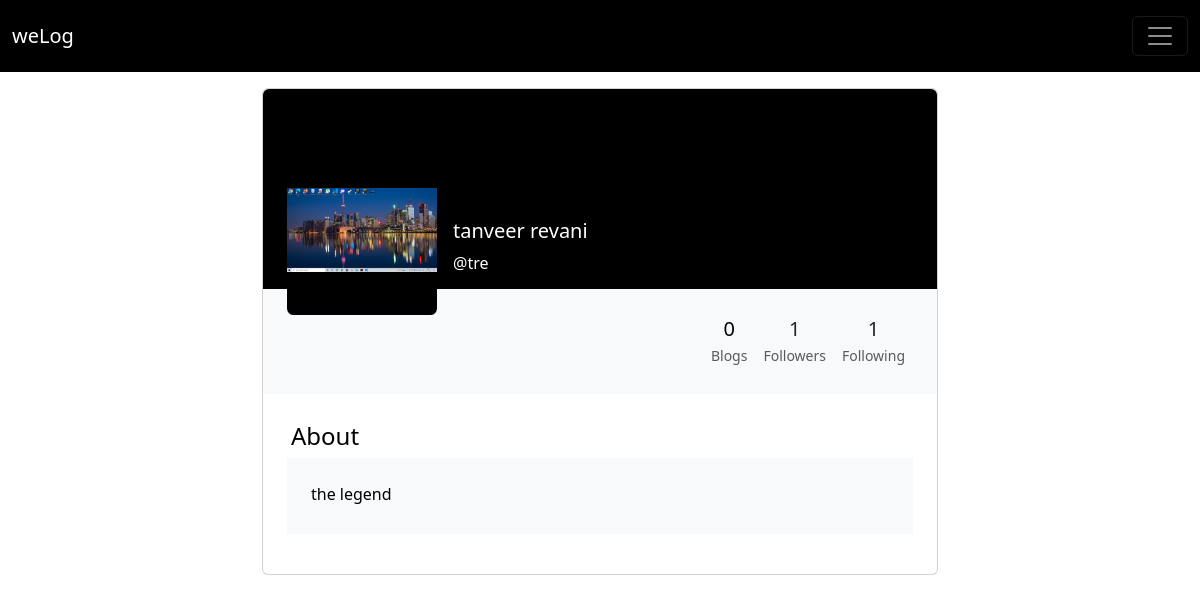
The page /account/tre on the database as committed earlier.
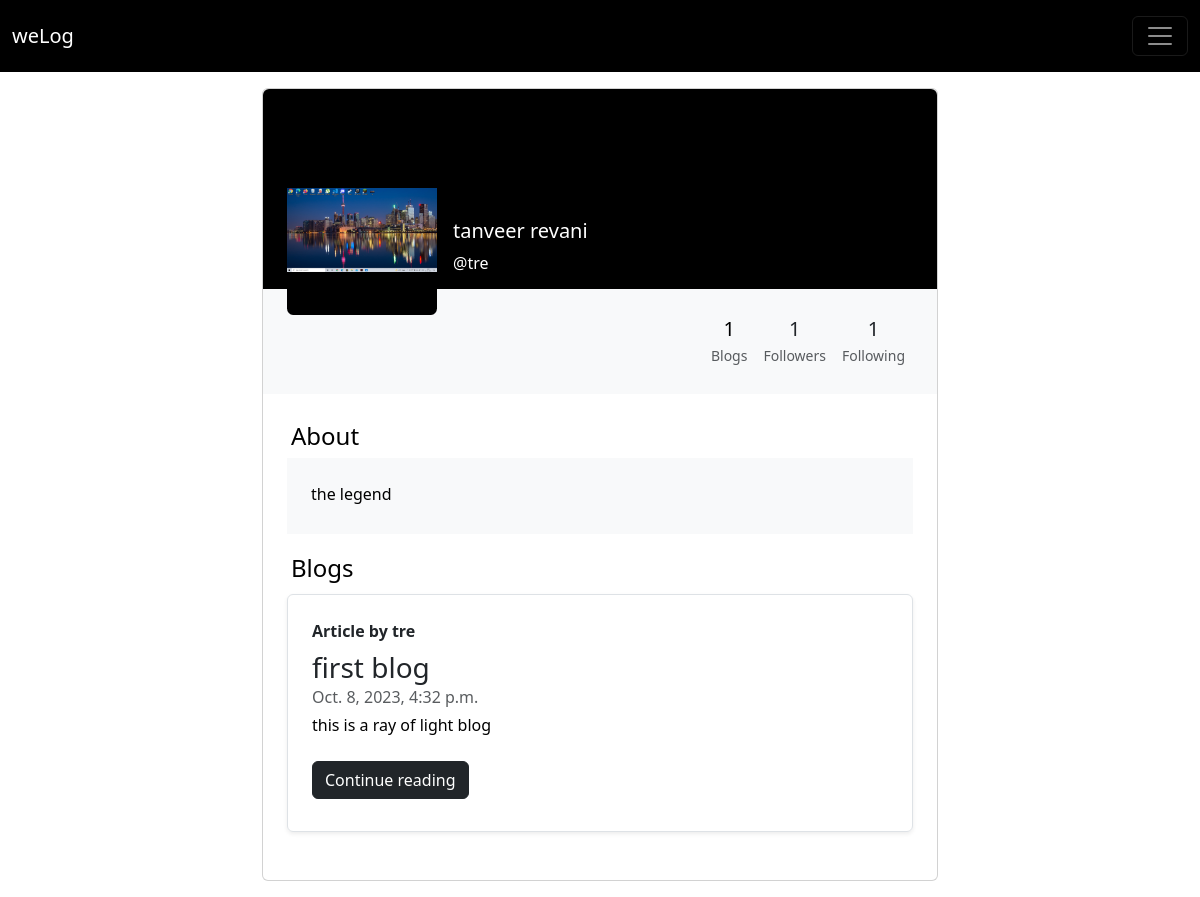
The same page on the database as committed later.
### home/models.py (models this page shows, shortened)
class UserProfile(models.Model):
    user = models.OneToOneField(User, on_delete=models.CASCADE)
    description = models.TextField(null=True)
    avatar = models.ImageField(upload_to=user_directory_path, null=True, blank=True)
    following = models.ManyToManyField(User, related_name="followers", blank=True, symmetrical=False)
    followers = models.ManyToManyField(User, related_name="following", blank=True, symmetrical=False)

### blog/models.py (models this page shows, shortened)
class Post(models.Model):
    sno = models.AutoField(primary_key=True)
    title = models.CharField(max_length=255)
    content = models.TextField()
    description = models.TextField(null=True, blank=True)
    user = models.ForeignKey(User, on_delete=models.CASCADE)
    slug = models.SlugField(unique=True, null=False)
    timeStamp = models.DateTimeField(default=now, blank=True)
    avatar = models.ImageField(upload_to=post_directory_path, null=True, blank=True)

### home/views.py (the view)
# urls.py: path('account/<str:username>', views.authorProfile, name = "authorProfile"),
def authorProfile(request, username):
    user_ = User.objects.get(username = username)
    if request.user.is_authenticated and request.user == user_:
        return redirect('/you')
    allPosts = Post.objects.filter(user = user_)
    if request.user.is_authenticated:
        profile = UserProfile.objects.get(user = request.user)
        followers = user_.followers.all()
        if profile in followers:
            x = '1'
        else:
            x = '0'
        context = {'x' : x, 'allPosts' : allPosts, 'user_' : user_}
    else:
        context = {'allPosts' : allPosts, 'user_' : user_}
    return render(request, 'account/user_profile.html', context)

### templates/account/user_profile.html (shortened to what the changed rows need)
{% extends "base.html" %}
{% block body %}
<section class="h-100 gradient-custom-2">
    <div class="container-fluid h-100 my-3" style="max-width : 1500px;">
        <div class="row d-flex justify-content-center align-items-center h-100">
            <div class="col col-lg-9 col-xl-7">
                <div class="card">
                    <div class="rounded-top text-white d-flex flex-row" style="background-color: #000; height:200px;">
                        <div class="ms-4 mt-5 d-flex flex-column" style="width: 150px;">
                            <div class="mt-2 d-flex align-items-center justify-content-center bg-black" style=" z-index: 1; height: 170px !important; width: inherit !important; border-radius: 4%;">
                                {% if user_.userprofile.avatar %}
                                <img src={{user_.userprofile.avatar.url}}
                                    alt="/static/img/user.png" class="img-fluid"
                                    style="z-index: 1; height:inherit !important; width:inherit !important; object-fit: contain !important; border-radius: 4%;">
                                {% else %}
                                <img src="/static/img/user.png"
                                    alt="user" class="img-fluid img-thumbnail"
                                    style="z-index: 1; height:inherit !important; width:inherit !important;">
                                {% endif %}
                            </div>
                        </div>
                        <div class="ms-3" style="margin-top: 130px;">
                            <h5>{{user_.first_name}} {{user_.last_name}}</h5>
                            <p>@{{user_.username}}</p>
                        </div>
                    </div>
                    <div class="p-4 text-black" style="background-color: #f8f9fa;">
                        <div class="d-flex justify-content-end text-center py-1">
                            <div class="mx-2" onclick="location.href='#blogs-section';" role="button">
                                <p class="mb-1 h5">{{user_.post_set.count}}</p>
                                <p class="small text-muted mb-0">Blogs</p>
                            </div>
                            <a href={% url 'accounts' user_.username "followers" %} class="text-decoration-none text-dark mx-2"  role="button">
                                <div>
                                    <p class="mb-1 h5">{{user_.followers.count}}</p>
                                    <p class="small text-muted mb-0">Followers</p>
                                </div>
                            </a>
                            <a href={% url 'accounts' user_.username "following" %} class="text-decoration-none text-dark mx-2"  role="button">
                                <div>
                                    <p class="mb-1 h5">{{user_.following.count}}</p>
                                    <p class="small text-muted mb-0">Following</p>
                                </div>
                            </a>
                        </div>
                    </div>
                    <div class="card-body p-4 text-black">
                        {% if user_.userprofile.description|length < 1 %} {% else %} <div class="mb-3">
                            <p class="lead fw-normal mb-1 fs-4 ps-1">About</p>
                            <div class="p-4 text-break" style="background-color: #f8f9fa;">
                                <p class="font-italic mb-1">{{user_.userprofile.description}}</p>
                            </div>
                    </div>
                    {% endif %}
                    {% if allPosts.count < 1 %} {% else %} <div
                        class="d-flex justify-content-between align-items-center mb-1 px-1">
                        <p class="lead fw-normal fs-4 mb-0" id="blogs-section">Blogs</p>
                </div>
                {% endif %}
                {% for post in allPosts %}
                <div
                    class="row g-0 border rounded overflow-hidden flex-md-row mt-2 mb-4 shadow-sm h-md-250 position-relative">
                    <div class="col p-4 d-flex flex-column position-static">
                        <strong class="d-inline-block mb-2 text-dark">Article by {{user_.username}}</strong>
                        <h3 class="mb-0"><a class="text-decoration-none text-dark"
                                href="/blog/{{post.slug}}">{{post.title}}</a></h3>
                        <div class="mb-1 text-muted">{{post.timeStamp}}</div>
                        <p class="card-text mb-auto">
                        <div class="preview">{{post.description|truncatechars:500}}</div>
                        </p>
                        <div class="my-2">
                            <a href={% url 'blogPost' post.slug %} role="button" class="btn btn-dark">Continue
                                reading</a>
                        </div>
                    </div>
                </div>
                {% endfor %}
            </div>
        </div>
    </div>
    </div>
    </div>
</section>
{% endblock body %}

Rows that differ between the two databases and show on the page:
added Post: {{ user_.username }} "tre", title "first blog", timeStamp "Oct. 8, 2023, 4:32 p.m.", description "this is a ray of light blog"
Other text that changed with them:
{{ user_.post_set.count }}: "0" → "1"
text now shown: "Blogs"
